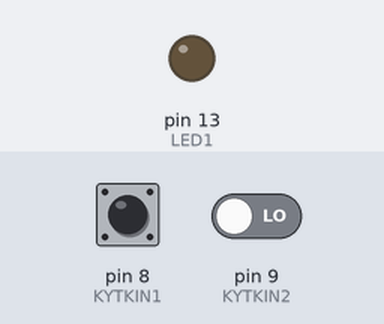
Simulated run of this sketch. Board: Arduino Uno, built with avr-gcc and run on an emulated ATmega328P. On the bench: output pins drawn as LEDs (lit = HIGH). The inputs (shaded band) are chosen by the test bench; at power-on: pin 8 (KYTKIN1) HIGH, pin 9 (KYTKIN2) LOW.

Above: at 0.8 s.
0.9 s: pin 8 (KYTKIN1) pulled LOW for 0.15 s
At 2.2 s:
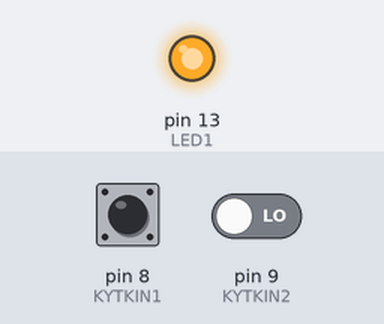
2.5 s: pin 8 (KYTKIN1) pulled LOW for 3.2 s
At 2.8 s:
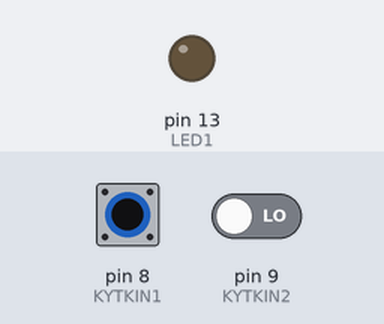
Timing chart, 0 to 7.2 s (numbered marks = the images above; inputs shaded):
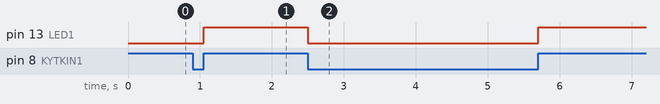

The sketch:

Bittioeraatiot.ino
```cpp
      #include <avr/io.h>
  #include <inttypes.h>
  #include <util/delay.h>

//Määritellään kytkin
	#define KYTKIN1 PB0
	#define KYTKIN2 PB1
//Määritellään ledit
	#define LED1 PB5

    int main(void)
    {
       uint8_t nappula;

       DDRB &= ~(1 << DDB0);   // DDRB-rekisterin arvo on jo oletuksena nolla, mutta tällä komennolla voisimme nollata PB0-pinniin vaikuttavan bitin.

	/* Kyseinen bittioperaatio siis tarkoittaa, että ensin otamme luvun jossa ykköstä shiftataan sopiva määrä,
	jotta se osuu PB0-pinnin kohdalle (nyt 0 kertaa), sitten otamme kyseisestä luvusta negaation,
	eli siis käännämme kaikki bitit vastakkaiseen arvoon, jolloin PB0-pinniä vastaava bitti on ainoa, joka on '0'.
	Tämän jälkeen luemme DDRB-rekisterin nykyisen arvon ja otamme bitti-AND:n rekisterin arvon ja äsken luomamme bittimaskin välillä,
	tuloksena on arvo, jossa PB0-pinniä vastaava bitti on nollautunut ja muut bitit on säilytetty ennallaan. Lopuksi kirjoitamme kyseisen
	arvon DDRB-rekisteriin.*/

       PORTB = (1 << PB0);   // Aktivoimme ylösvetovastuksen PB0-pinniin.

       while(1)
       {


			//Jos kytkintä 1 on painettu
		if(~PINB & (1<<KYTKIN1))
		{

			DDRB |= (1<<LED1);
		//	DDRB &= ~((1<<KYTKIN1));


			//Sytytetään halutut ledit
			PORTB &= ~(1<<LED1);
	//		_delay_ms(1000);


			//Sammutetaan kaikki ledit
	//		PORTB |= (1<<LED1);
		}

			//Jos kytkintä 2 on painettu
		else if(~PINB & (1<<KYTKIN2))
		{


			//Sammutetaan kaikki ledit
			PORTB |= (1<<LED1);

          }


		}
       return 0;
    }
```

Measured:
- after the input at 0.9 s, pin 13 (LED1): LOW → HIGH after 0.15 s
- after the input at 2.5 s, pin 13 (LED1): HIGH → LOW at once, → HIGH 3.2 s later
